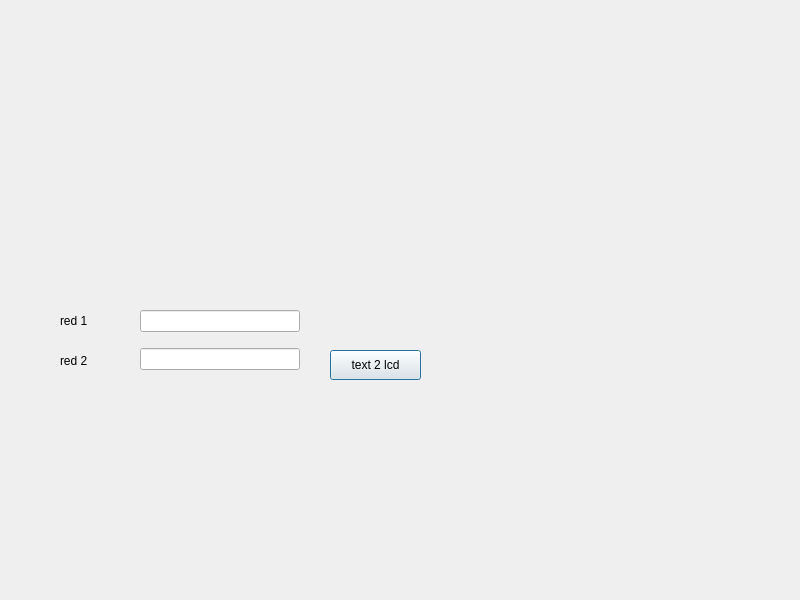
<?xml version="1.0" encoding="UTF-8"?>
<ui version="4.0">
 <class>Dialog</class>
 <widget class="QDialog" name="Dialog">
  <property name="geometry">
   <rect>
    <x>0</x>
    <y>0</y>
    <width>800</width>
    <height>600</height>
   </rect>
  </property>
  <property name="windowTitle">
   <string>Dialog</string>
  </property>
  <widget class="QPushButton" name="pushButton">
   <property name="geometry">
    <rect>
     <x>330</x>
     <y>350</y>
     <width>91</width>
     <height>30</height>
    </rect>
   </property>
   <property name="text">
    <string>text 2 lcd</string>
   </property>
   <property name="checkable">
    <bool>false</bool>
   </property>
  </widget>
  <widget class="QWidget" name="verticalLayoutWidget">
   <property name="geometry">
    <rect>
     <x>140</x>
     <y>300</y>
     <width>160</width>
     <height>80</height>
    </rect>
   </property>
   <layout class="QVBoxLayout" name="verticalLayout">
    <item>
     <widget class="QLineEdit" name="lineEdit_2">
      <property name="maxLength">
       <number>16</number>
      </property>
     </widget>
    </item>
    <item>
     <widget class="QLineEdit" name="lineEdit">
      <property name="maxLength">
       <number>16</number>
      </property>
     </widget>
    </item>
   </layout>
  </widget>
  <widget class="QLabel" name="label">
   <property name="geometry">
    <rect>
     <x>60</x>
     <y>310</y>
     <width>68</width>
     <height>22</height>
    </rect>
   </property>
   <property name="text">
    <string>red 1</string>
   </property>
  </widget>
  <widget class="QLabel" name="label_2">
   <property name="geometry">
    <rect>
     <x>60</x>
     <y>350</y>
     <width>68</width>
     <height>22</height>
    </rect>
   </property>
   <property name="text">
    <string>red 2</string>
   </property>
  </widget>
 </widget>
 <resources/>
 <connections/>
</ui>
